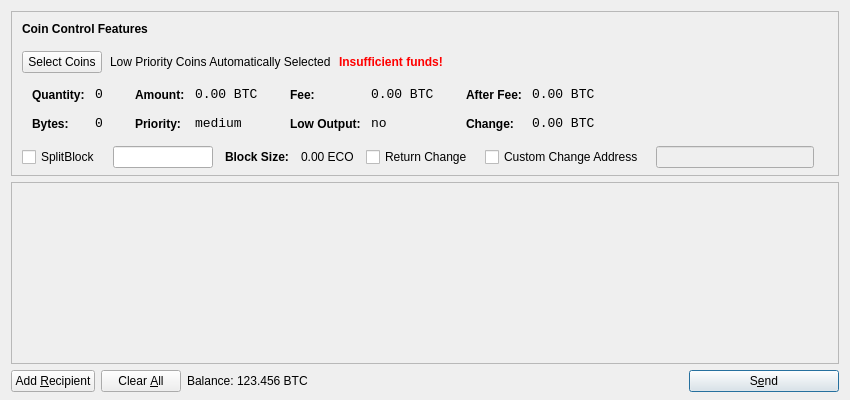
<?xml version="1.0" encoding="UTF-8"?>
<ui version="4.0">
 <class>SendCoinsDialog</class>
 <widget class="QDialog" name="SendCoinsDialog">
  <property name="geometry">
   <rect>
    <x>0</x>
    <y>0</y>
    <width>850</width>
    <height>400</height>
   </rect>
  </property>
  <property name="windowTitle">
   <string>Send Coins</string>
  </property>
  <layout class="QVBoxLayout" name="verticalLayout" stretch="0,1,0">
   <property name="bottomMargin">
    <number>8</number>
   </property>
   <item>
    <widget class="QFrame" name="frameCoinControl">
     <property name="sizePolicy">
      <sizepolicy hsizetype="Expanding" vsizetype="Expanding">
       <horstretch>0</horstretch>
       <verstretch>0</verstretch>
      </sizepolicy>
     </property>
     <property name="maximumSize">
      <size>
       <width>16777215</width>
       <height>16777215</height>
      </size>
     </property>
     <property name="frameShape">
      <enum>QFrame::StyledPanel</enum>
     </property>
     <property name="frameShadow">
      <enum>QFrame::Sunken</enum>
     </property>
     <layout class="QVBoxLayout" name="verticalLayoutCoinControl2">
      <property name="spacing">
       <number>-1</number>
      </property>
      <property name="leftMargin">
       <number>0</number>
      </property>
      <property name="topMargin">
       <number>0</number>
      </property>
      <property name="rightMargin">
       <number>0</number>
      </property>
      <property name="bottomMargin">
       <number>6</number>
      </property>
      <item>
       <layout class="QVBoxLayout" name="verticalLayoutCoinControl" stretch="0,0,0,0,1">
        <property name="spacing">
         <number>0</number>
        </property>
        <property name="leftMargin">
         <number>10</number>
        </property>
        <property name="topMargin">
         <number>10</number>
        </property>
        <item>
         <layout class="QHBoxLayout" name="horizontalLayoutCoinControl1">
          <property name="bottomMargin">
           <number>15</number>
          </property>
          <item>
           <widget class="QLabel" name="labelCoinControlFeatures">
            <property name="sizePolicy">
             <sizepolicy hsizetype="Preferred" vsizetype="Maximum">
              <horstretch>0</horstretch>
              <verstretch>0</verstretch>
             </sizepolicy>
            </property>
            <property name="font">
             <font>
              <weight>75</weight>
              <bold>true</bold>
             </font>
            </property>
            <property name="styleSheet">
             <string notr="true">font-weight:bold;</string>
            </property>
            <property name="text">
             <string>Coin Control Features</string>
            </property>
           </widget>
          </item>
         </layout>
        </item>
        <item>
         <layout class="QHBoxLayout" name="horizontalLayoutCoinControl2" stretch="0,0,0,0">
          <property name="spacing">
           <number>8</number>
          </property>
          <property name="bottomMargin">
           <number>10</number>
          </property>
          <item>
           <widget class="QPushButton" name="pushButtonCoinControl">
            <property name="styleSheet">
             <string notr="true"/>
            </property>
            <property name="text">
             <string>Select Coins</string>
            </property>
           </widget>
          </item>
          <item>
           <widget class="QLabel" name="labelCoinControlAutomaticallySelected">
            <property name="text">
             <string>Low Priority Coins Automatically Selected</string>
            </property>
            <property name="margin">
             <number>5</number>
            </property>
           </widget>
          </item>
          <item>
           <widget class="QLabel" name="labelCoinControlInsuffFunds">
            <property name="font">
             <font>
              <weight>75</weight>
              <bold>true</bold>
             </font>
            </property>
            <property name="styleSheet">
             <string notr="true">color:red;font-weight:bold;</string>
            </property>
            <property name="text">
             <string>Insufficient funds!</string>
            </property>
            <property name="margin">
             <number>5</number>
            </property>
           </widget>
          </item>
          <item>
           <spacer name="horizontalSpacerCoinControl">
            <property name="orientation">
             <enum>Qt::Horizontal</enum>
            </property>
            <property name="sizeHint" stdset="0">
             <size>
              <width>40</width>
              <height>1</height>
             </size>
            </property>
           </spacer>
          </item>
         </layout>
        </item>
        <item>
         <widget class="QWidget" name="widgetCoinControl" native="true">
          <property name="sizePolicy">
           <sizepolicy hsizetype="Preferred" vsizetype="Preferred">
            <horstretch>0</horstretch>
            <verstretch>0</verstretch>
           </sizepolicy>
          </property>
          <property name="minimumSize">
           <size>
            <width>0</width>
            <height>0</height>
           </size>
          </property>
          <property name="styleSheet">
           <string notr="true"/>
          </property>
          <layout class="QHBoxLayout" name="horizontalLayoutCoinControl5">
           <property name="margin">
            <number>0</number>
           </property>
           <item>
            <layout class="QHBoxLayout" name="horizontalLayoutCoinControl3" stretch="0,0,0,1">
             <property name="spacing">
              <number>20</number>
             </property>
             <property name="topMargin">
              <number>0</number>
             </property>
             <property name="bottomMargin">
              <number>10</number>
             </property>
             <item>
              <layout class="QFormLayout" name="formLayoutCoinControl1">
               <property name="horizontalSpacing">
                <number>10</number>
               </property>
               <property name="verticalSpacing">
                <number>14</number>
               </property>
               <property name="leftMargin">
                <number>10</number>
               </property>
               <property name="topMargin">
                <number>4</number>
               </property>
               <property name="rightMargin">
                <number>6</number>
               </property>
               <item row="0" column="0">
                <widget class="QLabel" name="labelCoinControlQuantityText">
                 <property name="styleSheet">
                  <string notr="true">font-weight:bold;</string>
                 </property>
                 <property name="text">
                  <string>Quantity:</string>
                 </property>
                 <property name="margin">
                  <number>0</number>
                 </property>
                </widget>
               </item>
               <item row="0" column="1">
                <widget class="QLabel" name="labelCoinControlQuantity">
                 <property name="font">
                  <font>
                   <family>Monospace</family>
                   <pointsize>10</pointsize>
                  </font>
                 </property>
                 <property name="cursor">
                  <cursorShape>IBeamCursor</cursorShape>
                 </property>
                 <property name="contextMenuPolicy">
                  <enum>Qt::ActionsContextMenu</enum>
                 </property>
                 <property name="text">
                  <string>0</string>
                 </property>
                 <property name="margin">
                  <number>0</number>
                 </property>
                 <property name="textInteractionFlags">
                  <set>Qt::LinksAccessibleByMouse|Qt::TextSelectableByKeyboard|Qt::TextSelectableByMouse</set>
                 </property>
                </widget>
               </item>
               <item row="1" column="0">
                <widget class="QLabel" name="labelCoinControlBytesText">
                 <property name="styleSheet">
                  <string notr="true">font-weight:bold;</string>
                 </property>
                 <property name="text">
                  <string>Bytes:</string>
                 </property>
                </widget>
               </item>
               <item row="1" column="1">
                <widget class="QLabel" name="labelCoinControlBytes">
                 <property name="font">
                  <font>
                   <family>Monospace</family>
                   <pointsize>10</pointsize>
                  </font>
                 </property>
                 <property name="cursor">
                  <cursorShape>IBeamCursor</cursorShape>
                 </property>
                 <property name="contextMenuPolicy">
                  <enum>Qt::ActionsContextMenu</enum>
                 </property>
                 <property name="text">
                  <string>0</string>
                 </property>
                 <property name="textInteractionFlags">
                  <set>Qt::LinksAccessibleByMouse|Qt::TextSelectableByKeyboard|Qt::TextSelectableByMouse</set>
                 </property>
                </widget>
               </item>
              </layout>
             </item>
             <item>
              <layout class="QFormLayout" name="formLayoutCoinControl2">
               <property name="horizontalSpacing">
                <number>10</number>
               </property>
               <property name="verticalSpacing">
                <number>14</number>
               </property>
               <property name="leftMargin">
                <number>6</number>
               </property>
               <property name="topMargin">
                <number>4</number>
               </property>
               <property name="rightMargin">
                <number>6</number>
               </property>
               <item row="0" column="0">
                <widget class="QLabel" name="labelCoinControlAmountText">
                 <property name="styleSheet">
                  <string notr="true">font-weight:bold;</string>
                 </property>
                 <property name="text">
                  <string>Amount:</string>
                 </property>
                 <property name="margin">
                  <number>0</number>
                 </property>
                </widget>
               </item>
               <item row="0" column="1">
                <widget class="QLabel" name="labelCoinControlAmount">
                 <property name="font">
                  <font>
                   <family>Monospace</family>
                   <pointsize>10</pointsize>
                  </font>
                 </property>
                 <property name="cursor">
                  <cursorShape>IBeamCursor</cursorShape>
                 </property>
                 <property name="contextMenuPolicy">
                  <enum>Qt::ActionsContextMenu</enum>
                 </property>
                 <property name="text">
                  <string>0.00 BTC</string>
                 </property>
                 <property name="textInteractionFlags">
                  <set>Qt::LinksAccessibleByMouse|Qt::TextSelectableByKeyboard|Qt::TextSelectableByMouse</set>
                 </property>
                </widget>
               </item>
               <item row="1" column="0">
                <widget class="QLabel" name="labelCoinControlPriorityText">
                 <property name="styleSheet">
                  <string notr="true">font-weight:bold;</string>
                 </property>
                 <property name="text">
                  <string>Priority:</string>
                 </property>
                </widget>
               </item>
               <item row="1" column="1">
                <widget class="QLabel" name="labelCoinControlPriority">
                 <property name="font">
                  <font>
                   <family>Monospace</family>
                   <pointsize>10</pointsize>
                  </font>
                 </property>
                 <property name="cursor">
                  <cursorShape>IBeamCursor</cursorShape>
                 </property>
                 <property name="contextMenuPolicy">
                  <enum>Qt::ActionsContextMenu</enum>
                 </property>
                 <property name="text">
                  <string>medium</string>
                 </property>
                 <property name="textInteractionFlags">
                  <set>Qt::LinksAccessibleByMouse|Qt::TextSelectableByKeyboard|Qt::TextSelectableByMouse</set>
                 </property>
                </widget>
               </item>
              </layout>
             </item>
             <item>
              <layout class="QFormLayout" name="formLayoutCoinControl3">
               <property name="horizontalSpacing">
                <number>10</number>
               </property>
               <property name="verticalSpacing">
                <number>14</number>
               </property>
               <property name="leftMargin">
                <number>6</number>
               </property>
               <property name="topMargin">
                <number>4</number>
               </property>
               <property name="rightMargin">
                <number>6</number>
               </property>
               <item row="0" column="0">
                <widget class="QLabel" name="labelCoinControlFeeText">
                 <property name="styleSheet">
                  <string notr="true">font-weight:bold;</string>
                 </property>
                 <property name="text">
                  <string>Fee:</string>
                 </property>
                 <property name="margin">
                  <number>0</number>
                 </property>
                </widget>
               </item>
               <item row="0" column="1">
                <widget class="QLabel" name="labelCoinControlFee">
                 <property name="font">
                  <font>
                   <family>Monospace</family>
                   <pointsize>10</pointsize>
                  </font>
                 </property>
                 <property name="cursor">
                  <cursorShape>IBeamCursor</cursorShape>
                 </property>
                 <property name="contextMenuPolicy">
                  <enum>Qt::ActionsContextMenu</enum>
                 </property>
                 <property name="text">
                  <string>0.00 BTC</string>
                 </property>
                 <property name="textInteractionFlags">
                  <set>Qt::LinksAccessibleByMouse|Qt::TextSelectableByKeyboard|Qt::TextSelectableByMouse</set>
                 </property>
                </widget>
               </item>
               <item row="1" column="0">
                <widget class="QLabel" name="labelCoinControlLowOutputText">
                 <property name="styleSheet">
                  <string notr="true">font-weight:bold;</string>
                 </property>
                 <property name="text">
                  <string>Low Output:</string>
                 </property>
                </widget>
               </item>
               <item row="1" column="1">
                <widget class="QLabel" name="labelCoinControlLowOutput">
                 <property name="font">
                  <font>
                   <family>Monospace</family>
                   <pointsize>10</pointsize>
                  </font>
                 </property>
                 <property name="cursor">
                  <cursorShape>IBeamCursor</cursorShape>
                 </property>
                 <property name="contextMenuPolicy">
                  <enum>Qt::ActionsContextMenu</enum>
                 </property>
                 <property name="text">
                  <string>no</string>
                 </property>
                 <property name="textInteractionFlags">
                  <set>Qt::LinksAccessibleByMouse|Qt::TextSelectableByKeyboard|Qt::TextSelectableByMouse</set>
                 </property>
                </widget>
               </item>
              </layout>
             </item>
             <item>
              <layout class="QFormLayout" name="formLayoutCoinControl4">
               <property name="horizontalSpacing">
                <number>10</number>
               </property>
               <property name="verticalSpacing">
                <number>14</number>
               </property>
               <property name="leftMargin">
                <number>6</number>
               </property>
               <property name="topMargin">
                <number>4</number>
               </property>
               <property name="rightMargin">
                <number>6</number>
               </property>
               <item row="0" column="0">
                <widget class="QLabel" name="labelCoinControlAfterFeeText">
                 <property name="styleSheet">
                  <string notr="true">font-weight:bold;</string>
                 </property>
                 <property name="text">
                  <string>After Fee:</string>
                 </property>
                 <property name="margin">
                  <number>0</number>
                 </property>
                </widget>
               </item>
               <item row="0" column="1">
                <widget class="QLabel" name="labelCoinControlAfterFee">
                 <property name="font">
                  <font>
                   <family>Monospace</family>
                   <pointsize>10</pointsize>
                  </font>
                 </property>
                 <property name="cursor">
                  <cursorShape>IBeamCursor</cursorShape>
                 </property>
                 <property name="contextMenuPolicy">
                  <enum>Qt::ActionsContextMenu</enum>
                 </property>
                 <property name="text">
                  <string>0.00 BTC</string>
                 </property>
                 <property name="textInteractionFlags">
                  <set>Qt::LinksAccessibleByMouse|Qt::TextSelectableByKeyboard|Qt::TextSelectableByMouse</set>
                 </property>
                </widget>
               </item>
               <item row="1" column="0">
                <widget class="QLabel" name="labelCoinControlChangeText">
                 <property name="styleSheet">
                  <string notr="true">font-weight:bold;</string>
                 </property>
                 <property name="text">
                  <string>Change:</string>
                 </property>
                </widget>
               </item>
               <item row="1" column="1">
                <widget class="QLabel" name="labelCoinControlChange">
                 <property name="font">
                  <font>
                   <family>Monospace</family>
                   <pointsize>10</pointsize>
                  </font>
                 </property>
                 <property name="cursor">
                  <cursorShape>IBeamCursor</cursorShape>
                 </property>
                 <property name="contextMenuPolicy">
                  <enum>Qt::ActionsContextMenu</enum>
                 </property>
                 <property name="text">
                  <string>0.00 BTC</string>
                 </property>
                 <property name="textInteractionFlags">
                  <set>Qt::LinksAccessibleByMouse|Qt::TextSelectableByKeyboard|Qt::TextSelectableByMouse</set>
                 </property>
                </widget>
               </item>
              </layout>
             </item>
            </layout>
           </item>
          </layout>
         </widget>
        </item>
        <item>
         <layout class="QHBoxLayout" name="horizontalLayoutCoinControl4" stretch="0,0,0,0,0,0,0,0">
          <property name="spacing">
           <number>12</number>
          </property>
          <property name="sizeConstraint">
           <enum>QLayout::SetDefaultConstraint</enum>
          </property>
          <property name="topMargin">
           <number>5</number>
          </property>
          <property name="rightMargin">
           <number>5</number>
          </property>
          <item>
           <widget class="QCheckBox" name="splitBlockCheckBox">
            <property name="text">
             <string>SplitBlock</string>
            </property>
           </widget>
          </item>
          <item>
           <widget class="QLineEdit" name="splitBlockLineEdit">
            <property name="sizePolicy">
             <sizepolicy hsizetype="Fixed" vsizetype="Fixed">
              <horstretch>0</horstretch>
              <verstretch>0</verstretch>
             </sizepolicy>
            </property>
            <property name="maximumSize">
             <size>
              <width>100</width>
              <height>16777215</height>
             </size>
            </property>
           </widget>
          </item>
          <item>
           <widget class="QLabel" name="labelBlockSizeText">
            <property name="font">
             <font>
              <weight>75</weight>
              <bold>true</bold>
             </font>
            </property>
            <property name="text">
             <string>Block Size:</string>
            </property>
           </widget>
          </item>
          <item>
           <widget class="QLabel" name="labelBlockSize">
            <property name="text">
             <string>0.00 ECO</string>
            </property>
           </widget>
          </item>
          <item>
           <widget class="QCheckBox" name="returnChangeCheckBox">
            <property name="text">
             <string>Return Change</string>
            </property>
           </widget>
          </item>
          <item>
           <widget class="QCheckBox" name="checkBoxCoinControlChange">
            <property name="text">
             <string>Custom Change Address</string>
            </property>
           </widget>
          </item>
          <item>
           <widget class="QLineEdit" name="lineEditCoinControlChange">
            <property name="enabled">
             <bool>false</bool>
            </property>
            <property name="sizePolicy">
             <sizepolicy hsizetype="Expanding" vsizetype="Fixed">
              <horstretch>0</horstretch>
              <verstretch>0</verstretch>
             </sizepolicy>
            </property>
           </widget>
          </item>
          <item>
           <widget class="QLabel" name="labelCoinControlChangeLabel">
            <property name="sizePolicy">
             <sizepolicy hsizetype="Preferred" vsizetype="Expanding">
              <horstretch>0</horstretch>
              <verstretch>0</verstretch>
             </sizepolicy>
            </property>
            <property name="minimumSize">
             <size>
              <width>0</width>
              <height>0</height>
             </size>
            </property>
            <property name="text">
             <string/>
            </property>
            <property name="margin">
             <number>3</number>
            </property>
           </widget>
          </item>
         </layout>
        </item>
        <item>
         <spacer name="verticalSpacerCoinControl">
          <property name="orientation">
           <enum>Qt::Vertical</enum>
          </property>
          <property name="sizeHint" stdset="0">
           <size>
            <width>800</width>
            <height>1</height>
           </size>
          </property>
         </spacer>
        </item>
       </layout>
      </item>
     </layout>
    </widget>
   </item>
   <item>
    <widget class="QScrollArea" name="scrollArea">
     <property name="widgetResizable">
      <bool>true</bool>
     </property>
     <widget class="QWidget" name="scrollAreaWidgetContents">
      <property name="geometry">
       <rect>
        <x>0</x>
        <y>0</y>
        <width>830</width>
        <height>165</height>
       </rect>
      </property>
      <layout class="QVBoxLayout" name="verticalLayout_2">
       <property name="margin">
        <number>0</number>
       </property>
       <item>
        <layout class="QVBoxLayout" name="entries">
         <property name="spacing">
          <number>6</number>
         </property>
        </layout>
       </item>
       <item>
        <spacer name="verticalSpacer">
         <property name="orientation">
          <enum>Qt::Vertical</enum>
         </property>
         <property name="sizeHint" stdset="0">
          <size>
           <width>20</width>
           <height>40</height>
          </size>
         </property>
        </spacer>
       </item>
      </layout>
     </widget>
    </widget>
   </item>
   <item>
    <layout class="QHBoxLayout" name="horizontalLayout">
     <item>
      <widget class="QPushButton" name="addButton">
       <property name="toolTip">
        <string>Send to multiple recipients at once</string>
       </property>
       <property name="text">
        <string>Add &amp;Recipient</string>
       </property>
       <property name="icon">
        <iconset resource="../bitcoin.qrc">
         <normaloff>:/icons/add</normaloff>:/icons/add</iconset>
       </property>
       <property name="autoDefault">
        <bool>false</bool>
       </property>
      </widget>
     </item>
     <item>
      <widget class="QPushButton" name="clearButton">
       <property name="sizePolicy">
        <sizepolicy hsizetype="Minimum" vsizetype="Fixed">
         <horstretch>0</horstretch>
         <verstretch>0</verstretch>
        </sizepolicy>
       </property>
       <property name="toolTip">
        <string>Remove all transaction fields</string>
       </property>
       <property name="text">
        <string>Clear &amp;All</string>
       </property>
       <property name="icon">
        <iconset resource="../bitcoin.qrc">
         <normaloff>:/icons/remove</normaloff>:/icons/remove</iconset>
       </property>
       <property name="autoRepeatDelay">
        <number>300</number>
       </property>
       <property name="autoDefault">
        <bool>false</bool>
       </property>
      </widget>
     </item>
     <item>
      <layout class="QHBoxLayout" name="horizontalLayout_2">
       <property name="spacing">
        <number>3</number>
       </property>
       <item>
        <widget class="QLabel" name="label">
          <property name="sizePolicy">
               <sizepolicy hsizetype="Preferred" vsizetype="Fixed">
               <horstretch>0</horstretch>
               <verstretch>0</verstretch>
             </sizepolicy>
           </property>
         <property name="text">
          <string>Balance:</string>
         </property>
        </widget>
       </item>
       <item>
        <widget class="QLabel" name="labelBalance">
        <property name="sizePolicy">
          <sizepolicy hsizetype="Preferred" vsizetype="Fixed">
            <horstretch>0</horstretch>
            <verstretch>0</verstretch>
           </sizepolicy>
         </property>
         <property name="cursor">
          <cursorShape>IBeamCursor</cursorShape>
         </property>
         <property name="text">
          <string>123.456 BTC</string>
         </property>
         <property name="textInteractionFlags">
          <set>Qt::LinksAccessibleByMouse|Qt::TextSelectableByKeyboard|Qt::TextSelectableByMouse</set>
         </property>
        </widget>
       </item>
      </layout>
     </item>
     <item>
      <spacer name="horizontalSpacer">
       <property name="orientation">
        <enum>Qt::Horizontal</enum>
       </property>
       <property name="sizeHint" stdset="0">
        <size>
         <width>40</width>
         <height>20</height>
        </size>
       </property>
      </spacer>
     </item>
     <item>
      <widget class="QPushButton" name="sendButton">
       <property name="minimumSize">
        <size>
         <width>150</width>
         <height>0</height>
        </size>
       </property>
       <property name="toolTip">
        <string>Confirm the send action</string>
       </property>
       <property name="text">
        <string>S&amp;end</string>
       </property>
       <property name="icon">
        <iconset resource="../bitcoin.qrc">
         <normaloff>:/icons/send</normaloff>:/icons/send</iconset>
       </property>
       <property name="default">
        <bool>true</bool>
       </property>
      </widget>
     </item>
    </layout>
   </item>
  </layout>
 </widget>
 <resources>
  <include location="../bitcoin.qrc"/>
 </resources>
 <connections/>
</ui>
